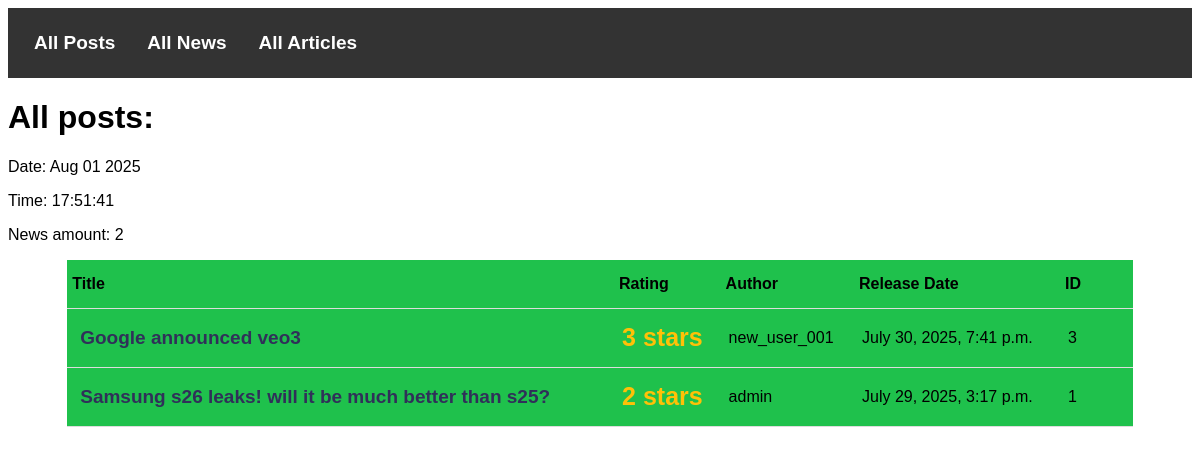
The app's page /newsPortal/news/ with its own data.
### newsPortal/models.py (models this page shows, shortened)
class Post(models.Model):
    author = models.ForeignKey(Author, on_delete=models.CASCADE)
    postType = models.CharField(max_length=2, choices=[
                                ('NW', 'Новость'), ('AR', 'Статья')])
    creationDate = models.DateTimeField(auto_now_add=True)
    categories = models.ManyToManyField(Category, through='PostCategory')
    title = models.CharField(max_length=1000)
    text = models.TextField()
    rating = models.IntegerField(default=0)

class Author(models.Model):
    user = models.OneToOneField('auth.User', on_delete=models.CASCADE)
    rating = models.IntegerField(default=0)

### newsPortal/views.py (the view)
# urls.py: path('news/', NewsList.as_view(), name='news_list'),
class NewsList(ListView):
    model = Post
    template_name = 'NewsPortal/news.html'
    context_object_name = 'news'
    queryset = Post.objects.filter(postType='NW')
    ordering = ['-creationDate']
    def get_context_data(self, **kwargs):
        context = super().get_context_data(**kwargs)
        context['time_now'] = datetime.datetime.now()
        return context

### newsPortal/templatetags/censor_filter.py (called while the page is built)
@register.filter()
def censor(value):
    if not isinstance(value, str):
        value = str(value)
    outPut = value
    for keyword in CENSORKEYWORDS:
        replacement = keyword[0] + "*" * (len(keyword) - 1)
        outPut = outPut.replace(keyword, replacement) + " "
        outPut = outPut.replace(keyword.upper(), replacement) + " "
        outPut = outPut.replace(keyword.capitalize(), replacement) + " "
    return outPut

### newsPortal/templatetags/custom_tags.py (called while the page is built)
@register.simple_tag()
def current_time(format_string: str = "%b %d %Y") -> str:
    return timezone.now().strftime(format_string)

### templates/NewsPortal/news.html (shortened to what this page needs)
{% extends 'NewsPortal/PostsBase.html' %}
{% load censor_filter %}
    {% block PostsAmount %}
    <p>News amount: {{ news|length }}</p>
    {% endblock PostsAmount %}
{% block content_table %}
<thead>
    <tr>
        <th>Title</th>
        <th>Rating</th>
        <th>Author</th>
        <th>Release Date</th>
        <th>ID</th>
    </tr>
</thead>
<tbody>
    {% for n in news %}
            <tr>
                <td><a href="http://127.0.0.1:8000/newsPortal/posts/{{ n.id }}">{{ n.title|censor }}</a></td>
                <td><span class="yellowText">{{ n.rating }} stars</span></td>
                <td>{{ n.author.user.username }}</td>
                <td>{{ n.creationDate }}</td>
                <td>{{ n.id }}</td>
            </tr>
            {% endfor %}
</tbody>
{% endblock content_table %}

### Static/Style/default.css (style rules this page uses)
* { font-family: Arial, Helvetica, sans-serif; }
td, th { padding: 8px; text-align: left; border-bottom: 1px solid #ddd; min-width: 50px; }
thead { text-align: left; border-bottom: 1px solid #ddd; }
thead th { padding: 15px 5px; }
td a { color: #303059; font-size: 19px; font-weight: bold; text-align: center; margin: auto; text-decoration: none; transition: font-size 0.25s ease-in-out; display: inline-block; padding: 10px 5px; }
tr { transition: background-color 0.3s; }
a { color: #c1211e; font-size: 19px; font-weight: bold; text-align: center; margin: auto; text-decoration: none; }
.yellowText { color: #ffc107; font-size: 25px; font-weight: bold; text-align: center; margin: auto; }

### records on screen
Post: title|censor "Google announced veo3", rating "3", author.user.username "new_user_001", creationDate "July 30, 2025, 7:41 p.m.", id "3"
Post: title|censor "Samsung s26 leaks! will it be much better than s25?", rating "2", author.user.username "admin", creationDate "July 29, 2025, 3:17 p.m.", id "1"

### other values on screen
{{ news|length }} "2"
